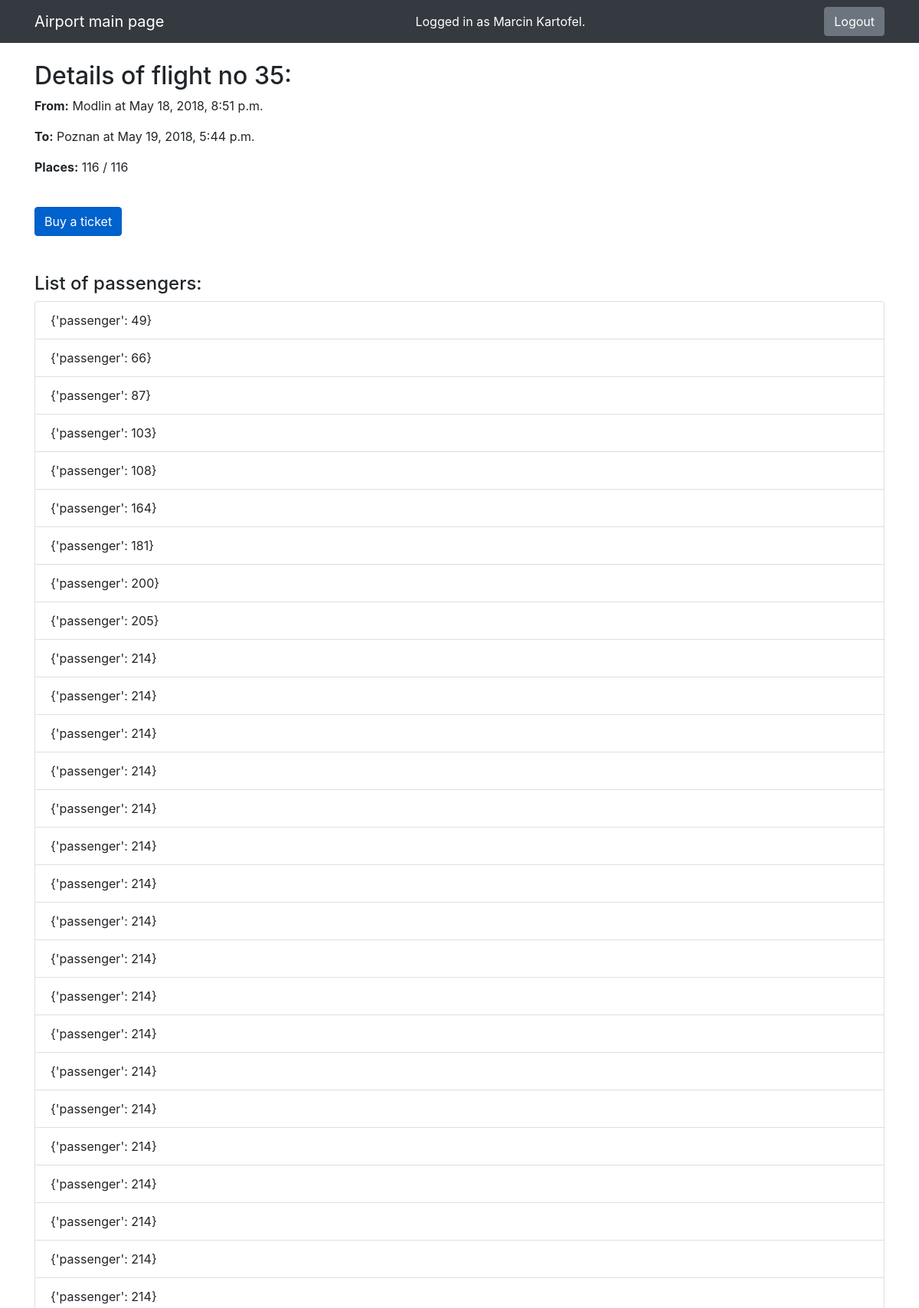
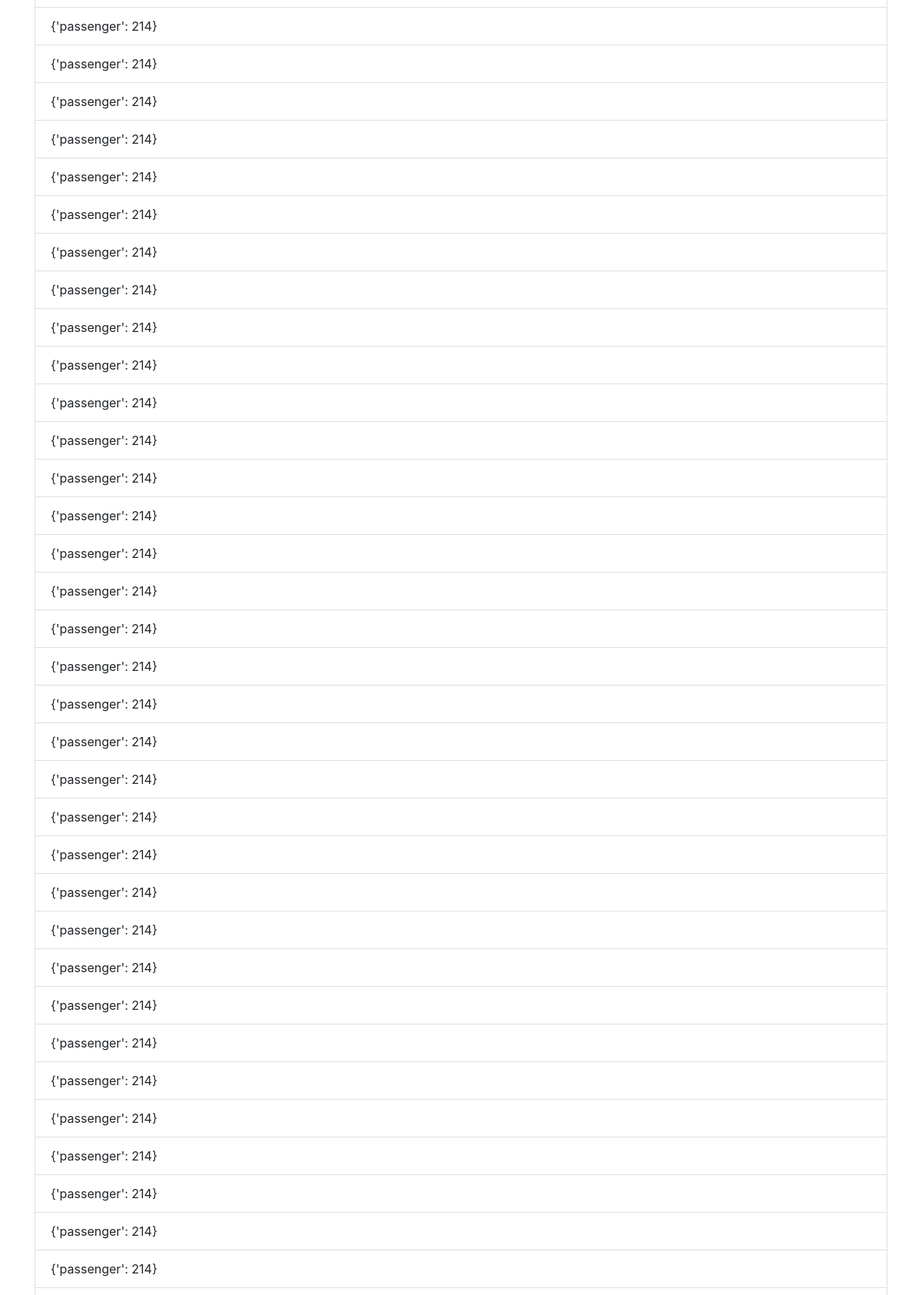
The app's page /airport/flight/35/ (signed in, upper part) with its own data (2 pictures, top to bottom).
### airport/models.py (models this page shows, shortened)
class User(AbstractUser):
    first_name = models.CharField(max_length=20)
    last_name = models.CharField(max_length=20)

class Flight(models.Model):
    airplane = models.ForeignKey(Airplane, on_delete=models.CASCADE)
    source = models.CharField(max_length=20)
    destination = models.CharField(max_length=20)
    departure_time = models.DateTimeField()
    arrival_time = models.DateTimeField()

class Airplane(models.Model):
    number = models.IntegerField(unique=True)
    capacity = models.IntegerField()

### airport/views.py (the view)
# urls.py: path('flight/<int:flight_no>/', views.flight_details, name='flight_details'),
def flight_details(request, flight_no):
    flight = get_object_or_404(Flight, pk=flight_no)
    departure_time_str = flight.departure_time.strftime("%Y-%m-%d %H:%M")
    arrival_time_str = flight.arrival_time.strftime("%Y-%m-%d %H:%M")
    passengers = Ticket.objects.filter(flight=flight).values('passenger')
    context = {'flight': flight, 'departure_time_str': departure_time_str, 'arrival_time_str': arrival_time_str,
               'passengers': passengers}
    return render(request, 'airport/flight_details.html', context)

### airport/templates/airport/flight_details.html (shortened to what this page needs)
{% extends 'airport/base.html' %}
{% block content %}
    <h2 class="mt-4">Details of flight no {{ flight.pk }}:</h2>
    <p><b>From:</b> {{ flight.source }} at {{ flight.departure_time }}</p>
    <p><b>To:</b> {{ flight.destination }} at {{ flight.arrival_time }}</p>
    <p><b>Places:</b> {{ passengers|length }} / {{ flight.airplane.capacity }}</p>
    {% if request.user.is_authenticated %}
        <a href="{% url 'airport:buy_ticket' flight.pk %}" class="btn btn-primary active mt-4 my-4">Buy a ticket</a>
    {% else %}
        <a href=# class="btn btn-primary disabled mt-4 my-4">Log in to buy ticket</a>
    {% endif %}
    <h4 class="mt-4">List of passengers:</h4>
    <ul class="list-group">
    {% for passenger in passengers %}
        <li class="list-group-item">{{ passenger }}</li>
    {% endfor %}
    </ul>
{% endblock %}

### airport/templates/airport/base.html (shortened to what this page needs)
<!DOCTYPE html>
{% load static %}
<html lang="en">
<head>
    <link rel="stylesheet" href="https://stackpath.bootstrapcdn.com/bootstrap/4.1.0/css/bootstrap.min.css">
    <link href="{% static 'airport/style.css' %}" rel="stylesheet">
</head>
<body>
<header>
    <nav class="navbar navbar-expand-lg navbar-dark bg-dark fixed-top">
        <div class="container">
            <a class="navbar-brand" href="{% url 'airport:mainpage' %}">Airport main page</a>
            {% if request.user.is_authenticated %}
                <span class="text-white">
                Logged in as {{ request.user.first_name }} {{ request.user.last_name }}.
            </span>
                <a class="btn btn-secondary" href="{% url 'airport:logout_view' %}">
                    Logout
                </a>
            {% else %}
                <button type="button" class="btn btn-primary" data-toggle="modal" data-target="#login-modal">
                    Sign in/Sign up
                </button>
            {% endif %}
        </div>
    </nav>
</header>
<main>
    <div class="container">
        {% block content %}
        {% endblock %}
    </div>
</main>
</body>
</html>

### airport/static/airport/style.css (style rules this page uses)
body { padding-top: 54px; }
@media (min-width: 992px) { body { padding-top: 56px; } }
html { position: relative; min-height: 100%; }
body { margin-bottom: 60px; }

### records on screen
User: user.first_name "Marcin", user.last_name "Kartofel"
Flight: pk "35", source "Modlin", departure_time "May 18, 2018, 8:51 p.m.", destination "Poznan", arrival_time "May 19, 2018, 5:44 p.m.", airplane.capacity "116"

### other values on screen
{{ passengers|length }} "116"
{{ passenger }} "{'passenger': 49}" "{'passenger': 66}" "{'passenger': 87}" "{'passenger': 103}" "{'passenger': 108}" "{'passenger': 164}" "{'passenger': 181}" "{'passenger': 200}" "{'passenger': 205}" "{'passenger': 214}" "{'passenger': 214}" "{'passenger': 214}" "{'passenger': 214}" "{'passenger': 214}" "{'passenger': 214}" "{'passenger': 214}" "{'passenger': 214}" "{'passenger': 214}" "{'passenger': 214}" "{'passenger': 214}" "{'passenger': 214}" "{'passenger': 214}" "{'passenger': 214}" "{'passenger': 214}" "{'passenger': 214}" "{'passenger': 214}" "{'passenger': 214}" "{'passenger': 214}" "{'passenger': 214}" "{'passenger': 214}" "{'passenger': 214}" "{'passenger': 214}" "{'passenger': 214}" "{'passenger': 214}" "{'passenger': 214}" "{'passenger': 214}" "{'passenger': 214}" "{'passenger': 214}" "{'passenger': 214}" "{'passenger': 214}" "{'passenger': 214}" "{'passenger': 214}" "{'passenger': 214}" "{'passenger': 214}" "{'passenger': 214}" "{'passenger': 214}" "{'passenger': 214}" "{'passenger': 214}" "{'passenger': 214}" "{'passenger': 214}" "{'passenger': 214}" "{'passenger': 214}" "{'passenger': 214}" "{'passenger': 214}" "{'passenger': 214}" "{'passenger': 214}" "{'passenger': 214}" "{'passenger': 214}" "{'passenger': 214}" "{'passenger': 214}" "{'passenger': 214}"
